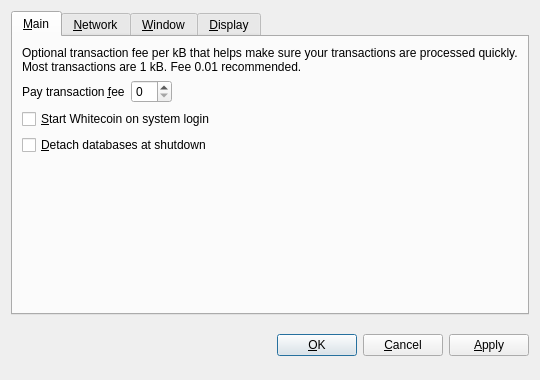
<?xml version="1.0" encoding="UTF-8"?>
<ui version="4.0">
 <class>OptionsDialog</class>
 <widget class="QDialog" name="OptionsDialog">
  <property name="geometry">
   <rect>
    <x>0</x>
    <y>0</y>
    <width>540</width>
    <height>380</height>
   </rect>
  </property>
  <property name="windowTitle">
   <string>Options</string>
  </property>
  <property name="modal">
   <bool>true</bool>
  </property>
  <layout class="QVBoxLayout" name="verticalLayout">
   <item>
    <widget class="QTabWidget" name="tabWidget">
     <property name="tabPosition">
      <enum>QTabWidget::North</enum>
     </property>
     <property name="currentIndex">
      <number>0</number>
     </property>
     <widget class="QWidget" name="tabMain">
      <attribute name="title">
       <string>&amp;Main</string>
      </attribute>
      <layout class="QVBoxLayout" name="verticalLayout_Main">
       <item>
        <widget class="QLabel" name="transactionFeeInfoLabel">
         <property name="text">
          <string>Optional transaction fee per kB that helps make sure your transactions are processed quickly. Most transactions are 1 kB. Fee 0.01 recommended.</string>
         </property>
         <property name="textFormat">
          <enum>Qt::PlainText</enum>
         </property>
         <property name="wordWrap">
          <bool>true</bool>
         </property>
        </widget>
       </item>
       <item>
        <layout class="QHBoxLayout" name="horizontalLayout_Main">
         <item>
          <widget class="QLabel" name="transactionFeeLabel">
           <property name="text">
            <string>Pay transaction &amp;fee</string>
           </property>
           <property name="textFormat">
            <enum>Qt::PlainText</enum>
           </property>
           <property name="buddy">
            <cstring>transactionFee</cstring>
           </property>
          </widget>
         </item>
         <item>
          <widget class="BitcoinAmountField" name="transactionFee"/>
         </item>
         <item>
          <spacer name="horizontalSpacer_Main">
           <property name="orientation">
            <enum>Qt::Horizontal</enum>
           </property>
           <property name="sizeHint" stdset="0">
            <size>
             <width>40</width>
             <height>20</height>
            </size>
           </property>
          </spacer>
         </item>
        </layout>
       </item>
       <item>
        <widget class="QCheckBox" name="bitcoinAtStartup">
         <property name="toolTip">
          <string>Automatically start Whitecoin after logging in to the system.</string>
         </property>
         <property name="text">
          <string>&amp;Start Whitecoin on system login</string>
         </property>
        </widget>
       </item>
       <item>
        <widget class="QCheckBox" name="detachDatabases">
         <property name="toolTip">
          <string>Detach block and address databases at shutdown. This means they can be moved to another data directory, but it slows down shutdown. The wallet is always detached.</string>
         </property>
         <property name="text">
          <string>&amp;Detach databases at shutdown</string>
         </property>
        </widget>
       </item>
       <item>
        <spacer name="verticalSpacer_Main">
         <property name="orientation">
          <enum>Qt::Vertical</enum>
         </property>
         <property name="sizeHint" stdset="0">
          <size>
           <width>20</width>
           <height>40</height>
          </size>
         </property>
        </spacer>
       </item>
      </layout>
     </widget>
     <widget class="QWidget" name="tabNetwork">
      <attribute name="title">
       <string>&amp;Network</string>
      </attribute>
      <layout class="QVBoxLayout" name="verticalLayout_Network">
       <item>
        <widget class="QCheckBox" name="mapPortUpnp">
         <property name="toolTip">
          <string>Automatically open the Whitecoin client port on the router. This only works when your router supports UPnP and it is enabled.</string>
         </property>
         <property name="text">
          <string>Map port using &amp;UPnP</string>
         </property>
        </widget>
       </item>
       <item>
        <widget class="QCheckBox" name="connectSocks">
         <property name="toolTip">
          <string>Connect to the Whitecoin network through a SOCKS proxy (e.g. when connecting through Tor).</string>
         </property>
         <property name="text">
          <string>&amp;Connect through SOCKS proxy:</string>
         </property>
        </widget>
       </item>
       <item>
        <layout class="QHBoxLayout" name="horizontalLayout_Network">
         <item>
          <widget class="QLabel" name="proxyIpLabel">
           <property name="text">
            <string>Proxy &amp;IP:</string>
           </property>
           <property name="textFormat">
            <enum>Qt::PlainText</enum>
           </property>
           <property name="buddy">
            <cstring>proxyIp</cstring>
           </property>
          </widget>
         </item>
         <item>
          <widget class="QValidatedLineEdit" name="proxyIp">
           <property name="maximumSize">
            <size>
             <width>140</width>
             <height>16777215</height>
            </size>
           </property>
           <property name="toolTip">
            <string>IP address of the proxy (e.g. 127.0.0.1)</string>
           </property>
          </widget>
         </item>
         <item>
          <widget class="QLabel" name="proxyPortLabel">
           <property name="text">
            <string>&amp;Port:</string>
           </property>
           <property name="textFormat">
            <enum>Qt::PlainText</enum>
           </property>
           <property name="buddy">
            <cstring>proxyPort</cstring>
           </property>
          </widget>
         </item>
         <item>
          <widget class="QLineEdit" name="proxyPort">
           <property name="maximumSize">
            <size>
             <width>55</width>
             <height>16777215</height>
            </size>
           </property>
           <property name="toolTip">
            <string>Port of the proxy (e.g. 9050)</string>
           </property>
          </widget>
         </item>
         <item>
          <widget class="QLabel" name="socksVersionLabel">
           <property name="text">
            <string>SOCKS &amp;Version:</string>
           </property>
           <property name="textFormat">
            <enum>Qt::PlainText</enum>
           </property>
           <property name="buddy">
            <cstring>socksVersion</cstring>
           </property>
          </widget>
         </item>
         <item>
          <widget class="QValueComboBox" name="socksVersion">
           <property name="toolTip">
            <string>SOCKS version of the proxy (e.g. 5)</string>
           </property>
          </widget>
         </item>
         <item>
          <spacer name="horizontalSpacer_Network">
           <property name="orientation">
            <enum>Qt::Horizontal</enum>
           </property>
           <property name="sizeHint" stdset="0">
            <size>
             <width>40</width>
             <height>20</height>
            </size>
           </property>
          </spacer>
         </item>
        </layout>
       </item>
       <item>
        <spacer name="verticalSpacer_Network">
         <property name="orientation">
          <enum>Qt::Vertical</enum>
         </property>
         <property name="sizeHint" stdset="0">
          <size>
           <width>20</width>
           <height>40</height>
          </size>
         </property>
        </spacer>
       </item>
      </layout>
     </widget>
     <widget class="QWidget" name="tabWindow">
      <attribute name="title">
       <string>&amp;Window</string>
      </attribute>
      <layout class="QVBoxLayout" name="verticalLayout_Window">
       <item>
        <widget class="QCheckBox" name="minimizeToTray">
         <property name="toolTip">
          <string>Show only a tray icon after minimizing the window.</string>
         </property>
         <property name="text">
          <string>&amp;Minimize to the tray instead of the taskbar</string>
         </property>
        </widget>
       </item>
       <item>
        <widget class="QCheckBox" name="minimizeOnClose">
         <property name="toolTip">
          <string>Minimize instead of exit the application when the window is closed. When this option is enabled, the application will be closed only after selecting Quit in the menu.</string>
         </property>
         <property name="text">
          <string>M&amp;inimize on close</string>
         </property>
        </widget>
       </item>
       <item>
        <spacer name="verticalSpacer_Window">
         <property name="orientation">
          <enum>Qt::Vertical</enum>
         </property>
         <property name="sizeHint" stdset="0">
          <size>
           <width>20</width>
           <height>40</height>
          </size>
         </property>
        </spacer>
       </item>
      </layout>
     </widget>
     <widget class="QWidget" name="tabDisplay">
      <attribute name="title">
       <string>&amp;Display</string>
      </attribute>
      <layout class="QVBoxLayout" name="verticalLayout_Display">
       <item>
        <layout class="QHBoxLayout" name="horizontalLayout_1_Display">
         <item>
          <widget class="QLabel" name="langLabel">
           <property name="text">
            <string>User Interface &amp;language:</string>
           </property>
           <property name="textFormat">
            <enum>Qt::PlainText</enum>
           </property>
           <property name="buddy">
            <cstring>lang</cstring>
           </property>
          </widget>
         </item>
         <item>
          <widget class="QValueComboBox" name="lang">
           <property name="toolTip">
            <string>The user interface language can be set here. This setting will take effect after restarting Whitecoin.</string>
           </property>
          </widget>
         </item>
        </layout>
       </item>
       <item>
        <layout class="QHBoxLayout" name="horizontalLayout_2_Display">
         <item>
          <widget class="QLabel" name="unitLabel">
           <property name="text">
            <string>&amp;Unit to show amounts in:</string>
           </property>
           <property name="textFormat">
            <enum>Qt::PlainText</enum>
           </property>
           <property name="buddy">
            <cstring>unit</cstring>
           </property>
          </widget>
         </item>
         <item>
          <widget class="QValueComboBox" name="unit">
           <property name="toolTip">
            <string>Choose the default subdivision unit to show in the interface and when sending coins.</string>
           </property>
          </widget>
         </item>
        </layout>
       </item>
       <item>
        <widget class="QCheckBox" name="displayAddresses">
         <property name="toolTip">
          <string>Whether to show Whitecoin addresses in the transaction list or not.</string>
         </property>
         <property name="text">
          <string>&amp;Display addresses in transaction list</string>
         </property>
        </widget>
       </item>
       <item>
        <spacer name="verticalSpacer_Display">
         <property name="orientation">
          <enum>Qt::Vertical</enum>
         </property>
         <property name="sizeHint" stdset="0">
          <size>
           <width>20</width>
           <height>40</height>
          </size>
         </property>
        </spacer>
       </item>
      </layout>
     </widget>
    </widget>
   </item>
   <item>
    <layout class="QHBoxLayout" name="horizontalLayout_Buttons">
     <item>
      <spacer name="horizontalSpacer_1">
       <property name="orientation">
        <enum>Qt::Horizontal</enum>
       </property>
       <property name="sizeHint" stdset="0">
        <size>
         <width>40</width>
         <height>48</height>
        </size>
       </property>
      </spacer>
     </item>
     <item>
      <widget class="QLabel" name="statusLabel">
       <property name="font">
        <font>
         <weight>75</weight>
         <bold>true</bold>
        </font>
       </property>
       <property name="text">
        <string/>
       </property>
       <property name="textFormat">
        <enum>Qt::PlainText</enum>
       </property>
       <property name="wordWrap">
        <bool>true</bool>
       </property>
      </widget>
     </item>
     <item>
      <spacer name="horizontalSpacer_2">
       <property name="orientation">
        <enum>Qt::Horizontal</enum>
       </property>
       <property name="sizeHint" stdset="0">
        <size>
         <width>40</width>
         <height>48</height>
        </size>
       </property>
      </spacer>
     </item>
     <item>
      <widget class="QPushButton" name="okButton">
       <property name="text">
        <string>&amp;OK</string>
       </property>
      </widget>
     </item>
     <item>
      <widget class="QPushButton" name="cancelButton">
       <property name="text">
        <string>&amp;Cancel</string>
       </property>
       <property name="autoDefault">
        <bool>false</bool>
       </property>
      </widget>
     </item>
     <item>
      <widget class="QPushButton" name="applyButton">
       <property name="text">
        <string>&amp;Apply</string>
       </property>
       <property name="autoDefault">
        <bool>false</bool>
       </property>
      </widget>
     </item>
    </layout>
   </item>
  </layout>
 </widget>
 <customwidgets>
  <customwidget>
   <class>BitcoinAmountField</class>
   <extends>QSpinBox</extends>
   <header>bitcoinamountfield.h</header>
  </customwidget>
  <customwidget>
   <class>QValueComboBox</class>
   <extends>QComboBox</extends>
   <header>qvaluecombobox.h</header>
  </customwidget>
  <customwidget>
   <class>QValidatedLineEdit</class>
   <extends>QLineEdit</extends>
   <header>qvalidatedlineedit.h</header>
  </customwidget>
 </customwidgets>
 <resources/>
 <connections/>
</ui>
